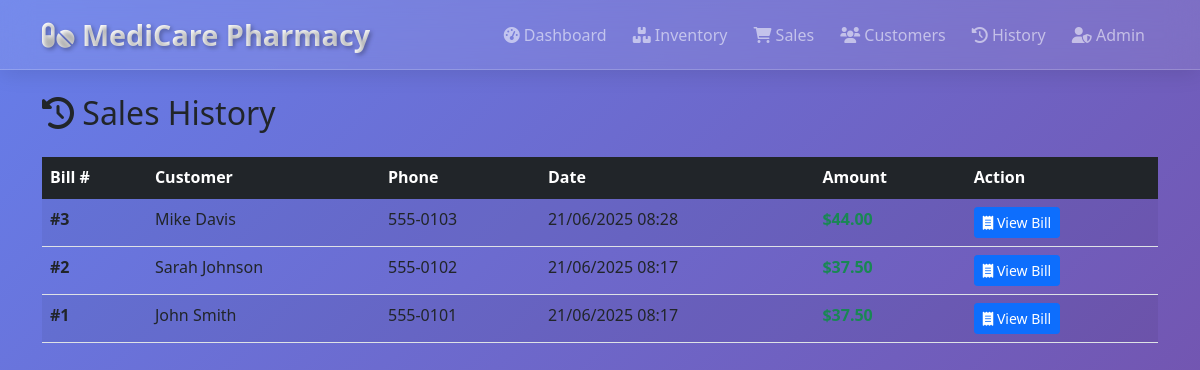
Page /sales_history on the committed database.
### models.py (models this page shows)
class Sale(db.Model):
    id = db.Column(db.Integer, primary_key=True)
    customer_id = db.Column(db.Integer, db.ForeignKey('customer.id'))
    total_amount = db.Column(db.Float, nullable=False)
    date = db.Column(db.DateTime, default=datetime.utcnow)

class Customer(db.Model):
    id = db.Column(db.Integer, primary_key=True)
    name = db.Column(db.String(100), nullable=False)
    phone = db.Column(db.String(15), nullable=False)
    email = db.Column(db.String(100))

### app.py (the view)
@app.route('/sales_history')
def sales_history():
    sales = db.session.query(Sale, Customer).join(Customer).order_by(Sale.date.desc()).all()
    return render_template('sales_history.html', sales=sales)

### templates/sales_history.html (shortened to what this page needs)
{% extends "base.html" %}
{% block content %}
<div class="sales-history-container">
    <h2 class="mb-4">
        <i class="fas fa-history"></i> Sales History
    </h2>
    <div class="table-responsive">
        <table class="table table-striped table-hover animated-table">
            <thead class="table-dark">
                <tr>
                    <th>Bill #</th>
                    <th>Customer</th>
                    <th>Phone</th>
                    <th>Date</th>
                    <th>Amount</th>
                    <th>Action</th>
                </tr>
            </thead>
            <tbody>
                {% for sale, customer in sales %}
                <tr class="table-row">
                    <td><strong>#{{ sale.id }}</strong></td>
                    <td>{{ customer.name }}</td>
                    <td>{{ customer.phone }}</td>
                    <td>{{ sale.date.strftime('%d/%m/%Y %H:%M') }}</td>
                    <td class="text-success"><strong>${{ "%.2f"|format(sale.total_amount) }}</strong></td>
                    <td>
                        <a href="/bill/{{ sale.id }}" class="btn btn-sm btn-primary">
                            <i class="fas fa-receipt"></i> View Bill
                        </a>
                    </td>
                </tr>
                {% endfor %}
            </tbody>
        </table>
    </div>
</div>
{% endblock %}

### static/style.css (style rules this page uses)
:root { --primary-gradient: linear-gradient(135deg, #667eea 0%, #764ba2 100%); --secondary-gradient: linear-gradient(45deg, #0d6efd, #0056b3); --success-gradient: linear-gradient(45deg, #28a745, #20c997); --warning-gradient: linear-gradient(45deg, #ffc107, #fd7e14); --danger-gradient: linear-gradient(45deg, #dc3545, #e83e8c); --glass-bg: rgba(255, 255, 255, 0.1); --glass-border: rgba(255, 255, 255, 0.2); --shadow-light: 0 8px 32px rgba(31, 38, 135, 0.37); --shadow-heavy: 0 15px 35px rgba(0, 0, 0, 0.1); }
* { margin: 0; padding: 0; box-sizing: border-box; }
body { background: var(--primary-gradient); min-height: 100vh; font-family: 'Segoe UI', Tahoma, Geneva, Verdana, sans-serif; overflow-x: hidden; }

### templates/sales_history.html (style rules this page uses)
.sales-history-container { animation: fadeIn 0.6s ease-out; }
.animated-table .table-row { transition: all 0.3s ease; animation: slideInLeft 0.5s ease-out; }

### rows in the picture
Sale: id "3", name "Mike Davis", phone "555-0103", date "21/06/2025 08:28"
Sale: id "2", name "Sarah Johnson", phone "555-0102", date "21/06/2025 08:17"
Sale: id "1", name "John Smith", phone "555-0101", date "21/06/2025 08:17"
